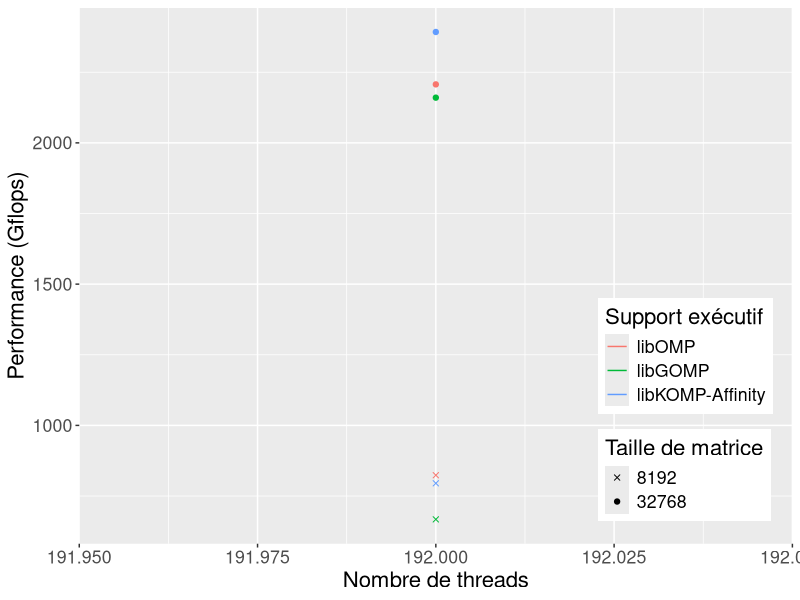

This chart was generated by the following R code:
library(ggplot2)
library(plyr)
library(lattice)
library(reshape)

wholeframe = read.table("./all_data.dat", header=TRUE)
wholeframe = subset(wholeframe, (size == 8192 | size == 32768) & program == "dpotrf_taskdep")

pd = position_dodge(width=.1)
#melted = melt(framsum, id.vars=c("GFlops", "Progname", "WSselect", "WSpush", "Runtime", "Threads", "Std", "Nxp"))
#print(framsum)




pdf(paste("graph_all_cholesky_idchire.pdf", sep = ''), width = 10, height=6)


myplot = ggplot(wholeframe, aes(x=threads, y = gflops))
myplot = myplot + geom_line(aes(color=runtime, group=interaction(size, runtime)))
myplot = myplot + geom_point(aes(shape=factor(size), color=runtime, group=interaction(size, runtime)))
myplot = myplot + guides(colour = guide_legend(override.aes = list(shape = NA)))
#myplot = myplot + guides(colour = guide_legend(title="Taille"))
#myplot = myplot + geom_errorbar(position=position_dodge(0.9), aes(color=runtime, ymin=gflops-(2*std/iterations), ymax=gflops+(2*std/iterations), width=.1))
#myplot = myplot + facet_wrap(~program, ncol=1)
myplot = myplot + ylab("Performance (Gflops)")
myplot = myplot + xlab("Nombre de threads")
#myplot = myplot + ggtitle("Performances de Cholesky sur 64 threads, N=8192")
myplot = myplot + theme(legend.position=c(.85, .25), text = element_text(size=16))
myplot = myplot + scale_colour_discrete(name="Support exécutif", labels=c("libOMP", "libGOMP", "libKOMP-Affinity"))
myplot = myplot + scale_shape_manual(name="Taille de matrice", values=c(4, 19))
print(myplot)
dev.off()
